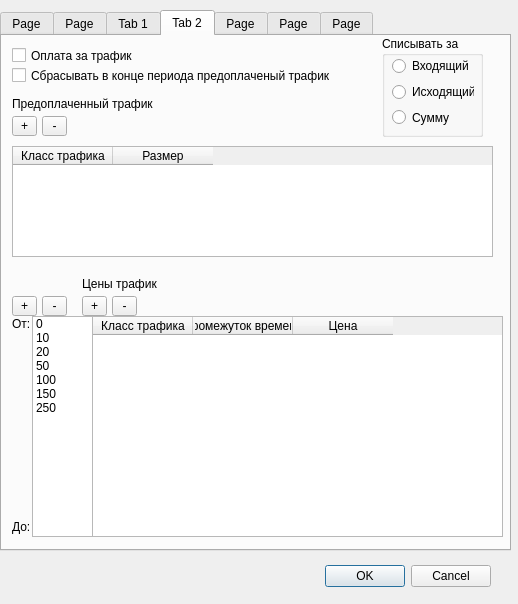
<ui version="4.0" >
 <class>Dialog</class>
 <widget class="QDialog" name="Dialog" >
  <property name="geometry" >
   <rect>
    <x>0</x>
    <y>0</y>
    <width>518</width>
    <height>604</height>
   </rect>
  </property>
  <property name="windowTitle" >
   <string>Dialog</string>
  </property>
  <widget class="QDialogButtonBox" name="buttonBox" >
   <property name="geometry" >
    <rect>
     <x>150</x>
     <y>560</y>
     <width>341</width>
     <height>32</height>
    </rect>
   </property>
   <property name="orientation" >
    <enum>Qt::Horizontal</enum>
   </property>
   <property name="standardButtons" >
    <set>QDialogButtonBox::Cancel|QDialogButtonBox::NoButton|QDialogButtonBox::Ok</set>
   </property>
  </widget>
  <widget class="QTabWidget" name="tabWidget" >
   <property name="geometry" >
    <rect>
     <x>0</x>
     <y>10</y>
     <width>511</width>
     <height>541</height>
    </rect>
   </property>
   <property name="currentIndex" >
    <number>3</number>
   </property>
   <widget class="QWidget" name="tab_3" >
    <attribute name="title" >
     <string>Page</string>
    </attribute>
    <widget class="QLabel" name="label_7" >
     <property name="geometry" >
      <rect>
       <x>10</x>
       <y>10</y>
       <width>51</width>
       <height>16</height>
      </rect>
     </property>
     <property name="text" >
      <string>Название</string>
     </property>
     <property name="buddy" >
      <cstring>lineEdit</cstring>
     </property>
    </widget>
    <widget class="QLineEdit" name="lineEdit" >
     <property name="geometry" >
      <rect>
       <x>70</x>
       <y>10</y>
       <width>391</width>
       <height>20</height>
      </rect>
     </property>
    </widget>
    <widget class="QGroupBox" name="groupBox_2" >
     <property name="geometry" >
      <rect>
       <x>10</x>
       <y>40</y>
       <width>451</width>
       <height>121</height>
      </rect>
     </property>
     <property name="title" >
      <string>Расчётный период</string>
     </property>
     <widget class="QCheckBox" name="checkBox_5" >
      <property name="geometry" >
       <rect>
        <x>11</x>
        <y>11</y>
        <width>357</width>
        <height>19</height>
       </rect>
      </property>
      <property name="text" >
       <string>Начать при активации у пользователя данного тарифного плана</string>
      </property>
     </widget>
     <widget class="QComboBox" name="comboBox" >
      <property name="geometry" >
       <rect>
        <x>11</x>
        <y>36</y>
        <width>357</width>
        <height>20</height>
       </rect>
      </property>
     </widget>
     <widget class="QCheckBox" name="checkBox_6" >
      <property name="geometry" >
       <rect>
        <x>11</x>
        <y>90</y>
        <width>357</width>
        <height>19</height>
       </rect>
      </property>
      <property name="text" >
       <string>Производить доснятие суммы до стоимости тарифного плана</string>
      </property>
     </widget>
     <widget class="QWidget" name="layoutWidget" >
      <property name="geometry" >
       <rect>
        <x>11</x>
        <y>62</y>
        <width>357</width>
        <height>22</height>
       </rect>
      </property>
      <layout class="QHBoxLayout" >
       <item>
        <widget class="QLabel" name="label_8" >
         <property name="text" >
          <string>Стоимость пакета</string>
         </property>
         <property name="buddy" >
          <cstring>lineEdit_2</cstring>
         </property>
        </widget>
       </item>
       <item>
        <widget class="QLineEdit" name="lineEdit_2" />
       </item>
      </layout>
     </widget>
    </widget>
    <widget class="QCheckBox" name="checkBox_7" >
     <property name="geometry" >
      <rect>
       <x>20</x>
       <y>170</y>
       <width>371</width>
       <height>19</height>
      </rect>
     </property>
     <property name="text" >
      <string>Производить снятие денег при нулевом баллансе пользователя</string>
     </property>
    </widget>
   </widget>
   <widget class="QWidget" name="tab_7" >
    <attribute name="title" >
     <string>Page</string>
    </attribute>
    <widget class="QLabel" name="label_12" >
     <property name="geometry" >
      <rect>
       <x>10</x>
       <y>10</y>
       <width>111</width>
       <height>16</height>
      </rect>
     </property>
     <property name="text" >
      <string>Параметры доступа</string>
     </property>
    </widget>
    <widget class="QGroupBox" name="groupBox_3" >
     <property name="geometry" >
      <rect>
       <x>10</x>
       <y>80</y>
       <width>491</width>
       <height>421</height>
      </rect>
     </property>
     <property name="title" >
      <string>Настройки скорости</string>
     </property>
     <widget class="QTableWidget" name="tableWidget_7" >
      <property name="geometry" >
       <rect>
        <x>0</x>
        <y>229</y>
        <width>491</width>
        <height>192</height>
       </rect>
      </property>
      <column>
       <property name="text" >
        <string>MAX IN</string>
       </property>
      </column>
      <column>
       <property name="text" >
        <string>MAX OUT</string>
       </property>
      </column>
      <column>
       <property name="text" >
        <string>MIN IN</string>
       </property>
      </column>
      <column>
       <property name="text" >
        <string>MIN OUT</string>
       </property>
      </column>
      <column>
       <property name="text" >
        <string>BURST IN</string>
       </property>
      </column>
      <column>
       <property name="text" >
        <string>BURST OUT</string>
       </property>
      </column>
      <column>
       <property name="text" >
        <string>Burst Tr IN</string>
       </property>
      </column>
      <column>
       <property name="text" >
        <string>Burst Tr OUT</string>
       </property>
      </column>
      <column>
       <property name="text" >
        <string>Burst time IN</string>
       </property>
      </column>
      <column>
       <property name="text" >
        <string>Burst time OUT</string>
       </property>
      </column>
      <column>
       <property name="text" >
        <string>Priority</string>
       </property>
      </column>
     </widget>
     <widget class="QToolButton" name="toolButton_15" >
      <property name="geometry" >
       <rect>
        <x>10</x>
        <y>209</y>
        <width>25</width>
        <height>20</height>
       </rect>
      </property>
      <property name="text" >
       <string>+</string>
      </property>
     </widget>
     <widget class="QToolButton" name="toolButton_16" >
      <property name="geometry" >
       <rect>
        <x>40</x>
        <y>209</y>
        <width>25</width>
        <height>20</height>
       </rect>
      </property>
      <property name="text" >
       <string>-</string>
      </property>
     </widget>
     <widget class="QToolButton" name="toolButton_17" >
      <property name="geometry" >
       <rect>
        <x>70</x>
        <y>210</y>
        <width>38</width>
        <height>20</height>
       </rect>
      </property>
      <property name="text" >
       <string>Copy</string>
      </property>
     </widget>
     <widget class="QWidget" name="layoutWidget" >
      <property name="geometry" >
       <rect>
        <x>10</x>
        <y>14</y>
        <width>302</width>
        <height>178</height>
       </rect>
      </property>
      <layout class="QGridLayout" >
       <item row="0" column="1" >
        <widget class="QLabel" name="label_16" >
         <property name="text" >
          <string>IN</string>
         </property>
        </widget>
       </item>
       <item row="0" column="2" >
        <widget class="QLabel" name="label_17" >
         <property name="text" >
          <string>OUT</string>
         </property>
        </widget>
       </item>
       <item row="1" column="0" >
        <widget class="QLabel" name="label_15" >
         <property name="text" >
          <string>MAX</string>
         </property>
        </widget>
       </item>
       <item row="1" column="1" >
        <widget class="QLineEdit" name="lineEdit_3" />
       </item>
       <item row="1" column="2" >
        <widget class="QLineEdit" name="lineEdit_4" />
       </item>
       <item row="2" column="0" >
        <widget class="QLabel" name="label_18" >
         <property name="text" >
          <string>MIN</string>
         </property>
        </widget>
       </item>
       <item row="2" column="1" >
        <widget class="QLineEdit" name="lineEdit_5" />
       </item>
       <item row="2" column="2" >
        <widget class="QLineEdit" name="lineEdit_6" />
       </item>
       <item row="3" column="0" >
        <widget class="QLabel" name="label_19" >
         <property name="text" >
          <string>Burst</string>
         </property>
        </widget>
       </item>
       <item row="3" column="1" >
        <widget class="QLineEdit" name="lineEdit_7" />
       </item>
       <item row="3" column="2" >
        <widget class="QLineEdit" name="lineEdit_8" />
       </item>
       <item row="4" column="0" >
        <widget class="QLabel" name="label_20" >
         <property name="text" >
          <string>Burst Treshold</string>
         </property>
        </widget>
       </item>
       <item row="4" column="1" >
        <widget class="QLineEdit" name="lineEdit_9" />
       </item>
       <item row="4" column="2" >
        <widget class="QLineEdit" name="lineEdit_10" />
       </item>
       <item row="5" column="0" >
        <widget class="QLabel" name="label_21" >
         <property name="text" >
          <string>Burst Time</string>
         </property>
        </widget>
       </item>
       <item row="5" column="1" >
        <widget class="QLineEdit" name="lineEdit_11" />
       </item>
       <item row="5" column="2" >
        <widget class="QLineEdit" name="lineEdit_12" />
       </item>
       <item row="6" column="0" >
        <widget class="QLabel" name="label_22" >
         <property name="text" >
          <string>Приоритет</string>
         </property>
        </widget>
       </item>
       <item row="6" column="1" colspan="2" >
        <widget class="QLineEdit" name="lineEdit_13" />
       </item>
      </layout>
     </widget>
    </widget>
    <widget class="QWidget" name="layoutWidget" >
     <property name="geometry" >
      <rect>
       <x>10</x>
       <y>30</y>
       <width>311</width>
       <height>48</height>
      </rect>
     </property>
     <layout class="QGridLayout" >
      <item row="0" column="0" >
       <widget class="QLabel" name="label_13" >
        <property name="text" >
         <string>Тип доступа</string>
        </property>
        <property name="buddy" >
         <cstring>comboBox_2</cstring>
        </property>
       </widget>
      </item>
      <item row="0" column="1" colspan="2" >
       <widget class="QComboBox" name="comboBox_2" />
      </item>
      <item row="1" column="0" colspan="2" >
       <widget class="QLabel" name="label_14" >
        <property name="text" >
         <string>Разрешённое время доступа</string>
        </property>
        <property name="buddy" >
         <cstring>comboBox_3</cstring>
        </property>
       </widget>
      </item>
      <item row="1" column="2" >
       <widget class="QComboBox" name="comboBox_3" />
      </item>
     </layout>
    </widget>
   </widget>
   <widget class="QWidget" name="tab" >
    <attribute name="title" >
     <string>Tab 1</string>
    </attribute>
    <widget class="QCheckBox" name="checkBox" >
     <property name="geometry" >
      <rect>
       <x>10</x>
       <y>10</y>
       <width>141</width>
       <height>19</height>
      </rect>
     </property>
     <property name="text" >
      <string>Оплата за время</string>
     </property>
    </widget>
    <widget class="QSpinBox" name="spinBox" >
     <property name="geometry" >
      <rect>
       <x>110</x>
       <y>60</y>
       <width>121</width>
       <height>22</height>
      </rect>
     </property>
    </widget>
    <widget class="QLabel" name="label" >
     <property name="geometry" >
      <rect>
       <x>10</x>
       <y>60</y>
       <width>86</width>
       <height>21</height>
      </rect>
     </property>
     <property name="text" >
      <string>Предоплачено, с</string>
     </property>
    </widget>
    <widget class="QCheckBox" name="checkBox_2" >
     <property name="geometry" >
      <rect>
       <x>10</x>
       <y>30</y>
       <width>361</width>
       <height>19</height>
      </rect>
     </property>
     <property name="text" >
      <string>Сбрасывать в конце расчётного периода предоплаченное время</string>
     </property>
    </widget>
    <widget class="QLabel" name="label_2" >
     <property name="geometry" >
      <rect>
       <x>10</x>
       <y>100</y>
       <width>161</width>
       <height>16</height>
      </rect>
     </property>
     <property name="text" >
      <string>Периоды доступа</string>
     </property>
    </widget>
    <widget class="Line" name="line" >
     <property name="geometry" >
      <rect>
       <x>10</x>
       <y>120</y>
       <width>118</width>
       <height>3</height>
      </rect>
     </property>
     <property name="orientation" >
      <enum>Qt::Horizontal</enum>
     </property>
    </widget>
    <widget class="QTableWidget" name="tableWidget" >
     <property name="geometry" >
      <rect>
       <x>10</x>
       <y>150</y>
       <width>491</width>
       <height>271</height>
      </rect>
     </property>
     <column>
      <property name="text" >
       <string>Промежуток времени</string>
      </property>
     </column>
     <column>
      <property name="text" >
       <string>Цена за минуту</string>
      </property>
     </column>
    </widget>
    <widget class="QToolButton" name="toolButton" >
     <property name="geometry" >
      <rect>
       <x>10</x>
       <y>130</y>
       <width>25</width>
       <height>20</height>
      </rect>
     </property>
     <property name="text" >
      <string>+</string>
     </property>
    </widget>
    <widget class="QToolButton" name="toolButton_2" >
     <property name="geometry" >
      <rect>
       <x>40</x>
       <y>130</y>
       <width>25</width>
       <height>20</height>
      </rect>
     </property>
     <property name="text" >
      <string>-</string>
     </property>
    </widget>
   </widget>
   <widget class="QWidget" name="tab_2" >
    <attribute name="title" >
     <string>Tab 2</string>
    </attribute>
    <widget class="QCheckBox" name="checkBox_3" >
     <property name="geometry" >
      <rect>
       <x>10</x>
       <y>10</y>
       <width>131</width>
       <height>19</height>
      </rect>
     </property>
     <property name="text" >
      <string>Оплата за трафик</string>
     </property>
    </widget>
    <widget class="QCheckBox" name="checkBox_4" >
     <property name="geometry" >
      <rect>
       <x>10</x>
       <y>30</y>
       <width>331</width>
       <height>19</height>
      </rect>
     </property>
     <property name="text" >
      <string>Сбрасывать в конце периода предоплаченый трафик</string>
     </property>
    </widget>
    <widget class="QGroupBox" name="groupBox" >
     <property name="geometry" >
      <rect>
       <x>380</x>
       <y>0</y>
       <width>101</width>
       <height>101</height>
      </rect>
     </property>
     <property name="title" >
      <string>Списывать за</string>
     </property>
     <widget class="QWidget" name="layoutWidget" >
      <property name="geometry" >
       <rect>
        <x>10</x>
        <y>20</y>
        <width>82</width>
        <height>71</height>
       </rect>
      </property>
      <layout class="QVBoxLayout" >
       <item>
        <widget class="QRadioButton" name="radioButton" >
         <property name="text" >
          <string>Входящий</string>
         </property>
        </widget>
       </item>
       <item>
        <widget class="QRadioButton" name="radioButton_2" >
         <property name="text" >
          <string>Исходящий</string>
         </property>
        </widget>
       </item>
       <item>
        <widget class="QRadioButton" name="radioButton_3" >
         <property name="text" >
          <string>Сумму</string>
         </property>
        </widget>
       </item>
      </layout>
     </widget>
    </widget>
    <widget class="QTableWidget" name="tableWidget_2" >
     <property name="geometry" >
      <rect>
       <x>10</x>
       <y>110</y>
       <width>481</width>
       <height>111</height>
      </rect>
     </property>
     <column>
      <property name="text" >
       <string>Класс трафика</string>
      </property>
     </column>
     <column>
      <property name="text" >
       <string>Размер</string>
      </property>
     </column>
    </widget>
    <widget class="QLabel" name="label_3" >
     <property name="geometry" >
      <rect>
       <x>10</x>
       <y>60</y>
       <width>141</width>
       <height>16</height>
      </rect>
     </property>
     <property name="text" >
      <string>Предоплаченный трафик</string>
     </property>
    </widget>
    <widget class="QToolButton" name="toolButton_3" >
     <property name="geometry" >
      <rect>
       <x>10</x>
       <y>80</y>
       <width>25</width>
       <height>20</height>
      </rect>
     </property>
     <property name="text" >
      <string>+</string>
     </property>
    </widget>
    <widget class="QToolButton" name="toolButton_4" >
     <property name="geometry" >
      <rect>
       <x>40</x>
       <y>80</y>
       <width>25</width>
       <height>20</height>
      </rect>
     </property>
     <property name="text" >
      <string>-</string>
     </property>
    </widget>
    <widget class="QListWidget" name="listWidget" >
     <property name="geometry" >
      <rect>
       <x>30</x>
       <y>280</y>
       <width>61</width>
       <height>221</height>
      </rect>
     </property>
     <item>
      <property name="text" >
       <string>0</string>
      </property>
     </item>
     <item>
      <property name="text" >
       <string>10</string>
      </property>
     </item>
     <item>
      <property name="text" >
       <string>20</string>
      </property>
     </item>
     <item>
      <property name="text" >
       <string>50</string>
      </property>
     </item>
     <item>
      <property name="text" >
       <string>100</string>
      </property>
     </item>
     <item>
      <property name="text" >
       <string>150</string>
      </property>
     </item>
     <item>
      <property name="text" >
       <string>250</string>
      </property>
     </item>
    </widget>
    <widget class="QToolButton" name="toolButton_5" >
     <property name="geometry" >
      <rect>
       <x>10</x>
       <y>260</y>
       <width>25</width>
       <height>20</height>
      </rect>
     </property>
     <property name="text" >
      <string>+</string>
     </property>
    </widget>
    <widget class="QToolButton" name="toolButton_6" >
     <property name="geometry" >
      <rect>
       <x>40</x>
       <y>260</y>
       <width>25</width>
       <height>20</height>
      </rect>
     </property>
     <property name="text" >
      <string>-</string>
     </property>
    </widget>
    <widget class="QTableWidget" name="tableWidget_3" >
     <property name="geometry" >
      <rect>
       <x>90</x>
       <y>280</y>
       <width>411</width>
       <height>221</height>
      </rect>
     </property>
     <column>
      <property name="text" >
       <string>Класс трафика</string>
      </property>
     </column>
     <column>
      <property name="text" >
       <string>Промежуток времени</string>
      </property>
     </column>
     <column>
      <property name="text" >
       <string>Цена</string>
      </property>
     </column>
    </widget>
    <widget class="QToolButton" name="toolButton_7" >
     <property name="geometry" >
      <rect>
       <x>80</x>
       <y>260</y>
       <width>25</width>
       <height>20</height>
      </rect>
     </property>
     <property name="text" >
      <string>+</string>
     </property>
    </widget>
    <widget class="QToolButton" name="toolButton_8" >
     <property name="geometry" >
      <rect>
       <x>110</x>
       <y>260</y>
       <width>25</width>
       <height>20</height>
      </rect>
     </property>
     <property name="text" >
      <string>-</string>
     </property>
    </widget>
    <widget class="QLabel" name="label_4" >
     <property name="geometry" >
      <rect>
       <x>80</x>
       <y>240</y>
       <width>75</width>
       <height>16</height>
      </rect>
     </property>
     <property name="text" >
      <string>Цены трафика</string>
     </property>
    </widget>
    <widget class="QLabel" name="label_5" >
     <property name="geometry" >
      <rect>
       <x>10</x>
       <y>280</y>
       <width>21</width>
       <height>16</height>
      </rect>
     </property>
     <property name="text" >
      <string>От:</string>
     </property>
    </widget>
    <widget class="QLabel" name="label_6" >
     <property name="geometry" >
      <rect>
       <x>10</x>
       <y>480</y>
       <width>18</width>
       <height>21</height>
      </rect>
     </property>
     <property name="text" >
      <string>До:</string>
     </property>
    </widget>
   </widget>
   <widget class="QWidget" name="tab_5" >
    <attribute name="title" >
     <string>Page</string>
    </attribute>
    <widget class="QTableWidget" name="tableWidget_5" >
     <property name="geometry" >
      <rect>
       <x>10</x>
       <y>40</y>
       <width>491</width>
       <height>471</height>
      </rect>
     </property>
     <column>
      <property name="text" >
       <string>Название</string>
      </property>
     </column>
     <column>
      <property name="text" >
       <string>Период</string>
      </property>
     </column>
     <column>
      <property name="text" >
       <string>Стоимость</string>
      </property>
     </column>
     <column>
      <property name="text" >
       <string>Способ снятия</string>
      </property>
     </column>
    </widget>
    <widget class="QToolButton" name="toolButton_11" >
     <property name="geometry" >
      <rect>
       <x>10</x>
       <y>20</y>
       <width>25</width>
       <height>20</height>
      </rect>
     </property>
     <property name="text" >
      <string>+</string>
     </property>
    </widget>
    <widget class="QToolButton" name="toolButton_12" >
     <property name="geometry" >
      <rect>
       <x>40</x>
       <y>20</y>
       <width>25</width>
       <height>20</height>
      </rect>
     </property>
     <property name="text" >
      <string>-</string>
     </property>
    </widget>
    <widget class="QLabel" name="label_10" >
     <property name="geometry" >
      <rect>
       <x>110</x>
       <y>10</y>
       <width>116</width>
       <height>16</height>
      </rect>
     </property>
     <property name="text" >
      <string>Периодические услуги</string>
     </property>
    </widget>
   </widget>
   <widget class="QWidget" name="tab_6" >
    <attribute name="title" >
     <string>Page</string>
    </attribute>
    <widget class="QTableWidget" name="tableWidget_6" >
     <property name="geometry" >
      <rect>
       <x>10</x>
       <y>40</y>
       <width>491</width>
       <height>471</height>
      </rect>
     </property>
     <column>
      <property name="text" >
       <string>Название</string>
      </property>
     </column>
     <column>
      <property name="text" >
       <string>Стоимость</string>
      </property>
     </column>
    </widget>
    <widget class="QToolButton" name="toolButton_13" >
     <property name="geometry" >
      <rect>
       <x>10</x>
       <y>20</y>
       <width>25</width>
       <height>20</height>
      </rect>
     </property>
     <property name="text" >
      <string>+</string>
     </property>
    </widget>
    <widget class="QToolButton" name="toolButton_14" >
     <property name="geometry" >
      <rect>
       <x>40</x>
       <y>20</y>
       <width>25</width>
       <height>20</height>
      </rect>
     </property>
     <property name="text" >
      <string>-</string>
     </property>
    </widget>
    <widget class="QLabel" name="label_11" >
     <property name="geometry" >
      <rect>
       <x>140</x>
       <y>10</y>
       <width>80</width>
       <height>16</height>
      </rect>
     </property>
     <property name="text" >
      <string>Разовые услуги</string>
     </property>
    </widget>
   </widget>
   <widget class="QWidget" name="tab_4" >
    <attribute name="title" >
     <string>Page</string>
    </attribute>
    <widget class="QTableWidget" name="tableWidget_4" >
     <property name="geometry" >
      <rect>
       <x>10</x>
       <y>41</y>
       <width>491</width>
       <height>471</height>
      </rect>
     </property>
     <column>
      <property name="text" >
       <string>Название</string>
      </property>
     </column>
     <column>
      <property name="text" >
       <string>За поледний</string>
      </property>
     </column>
     <column>
      <property name="text" >
       <string>Период</string>
      </property>
     </column>
     <column>
      <property name="text" >
       <string>Классы трафика</string>
      </property>
     </column>
    </widget>
    <widget class="QToolButton" name="toolButton_9" >
     <property name="geometry" >
      <rect>
       <x>10</x>
       <y>20</y>
       <width>25</width>
       <height>20</height>
      </rect>
     </property>
     <property name="text" >
      <string>+</string>
     </property>
    </widget>
    <widget class="QToolButton" name="toolButton_10" >
     <property name="geometry" >
      <rect>
       <x>40</x>
       <y>20</y>
       <width>25</width>
       <height>20</height>
      </rect>
     </property>
     <property name="text" >
      <string>-</string>
     </property>
    </widget>
    <widget class="QLabel" name="label_9" >
     <property name="geometry" >
      <rect>
       <x>110</x>
       <y>10</y>
       <width>86</width>
       <height>16</height>
      </rect>
     </property>
     <property name="text" >
      <string>Лимиты трафика</string>
     </property>
    </widget>
   </widget>
  </widget>
 </widget>
 <resources/>
 <connections>
  <connection>
   <sender>buttonBox</sender>
   <signal>accepted()</signal>
   <receiver>Dialog</receiver>
   <slot>accept()</slot>
   <hints>
    <hint type="sourcelabel" >
     <x>248</x>
     <y>254</y>
    </hint>
    <hint type="destinationlabel" >
     <x>157</x>
     <y>274</y>
    </hint>
   </hints>
  </connection>
  <connection>
   <sender>buttonBox</sender>
   <signal>rejected()</signal>
   <receiver>Dialog</receiver>
   <slot>reject()</slot>
   <hints>
    <hint type="sourcelabel" >
     <x>316</x>
     <y>260</y>
    </hint>
    <hint type="destinationlabel" >
     <x>286</x>
     <y>274</y>
    </hint>
   </hints>
  </connection>
 </connections>
</ui>
